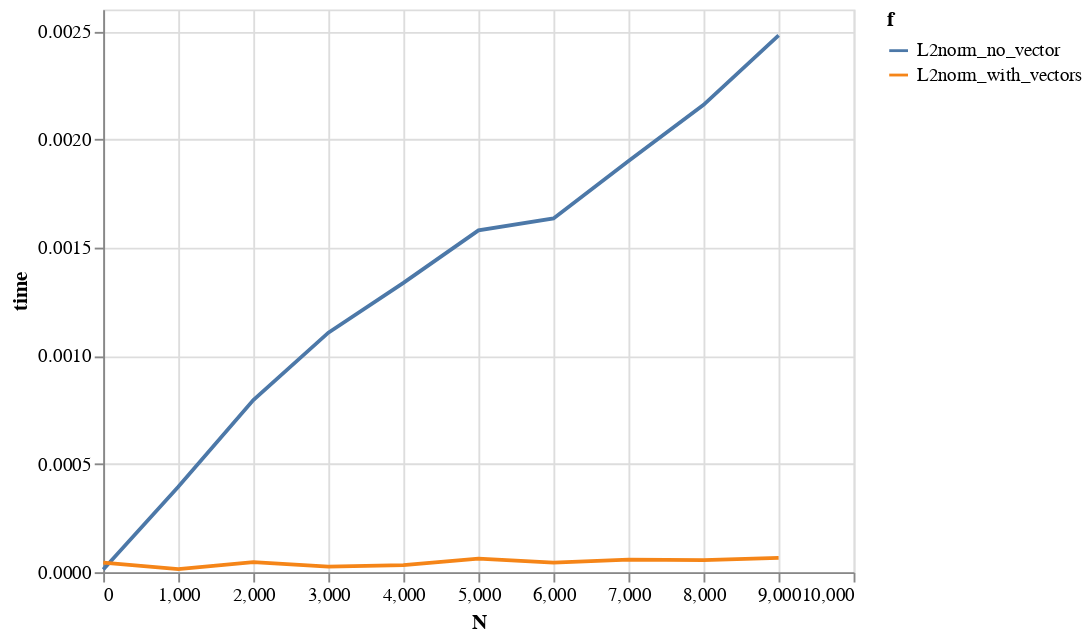

Here is the notebook cell this chart was saved with:
### Markdown cell above
Let's test how long it takes our code to run as the list grows.

### Code cell
from timeit import default_timer as timer

results = []

for n in range(1, 10000, 1000):
    runs = []
    for i in range(25): # take an average of 25 runs
        start = timer()
        L2norm_no_vector(np.random.rand(n))
        end = timer()
        runs.append(end - start)
    mean = np.mean(runs)
    results.append({"N": n, "f": 'L2norm_no_vector', "time": mean})
    
for n in range(1, 10000, 1000):
    runs = []
    for i in range(25): # take an average of 25 runs
        start = timer()
        L2norm_with_vectors(np.random.rand(n))
        end = timer()
        runs.append(end - start)
    mean = np.mean(runs)
    results.append({"N": n, "f": 'L2norm_with_vectors', "time": mean})

results = pd.DataFrame(results)

#x axis: N is the size of the vector (how big it is)
#y axis: How long it takes to find the norm of the vector
#We should expect the plot to show that the larger the vector,
#the more time it will take of the no_vector solution
#and it will take drastically less time for the vectorized solution
alt.Chart(results).mark_line().encode(
    x="N",
    y="time",
    color="f"
)

### Figure 1 — Vega-Lite specification as saved in the notebook (floating-point values rounded to 4 significant figures)
{"config": {"view": {"continuousWidth": 400, "continuousHeight": 300}}, "data": {"name": "data-e572853ee152f99245254984af833c76"}, "mark": "line", "encoding": {"color": {"type": "nominal", "field": "f"}, "x": {"type": "quantitative", "field": "N"}, "y": {"type": "quantitative", "field": "time"}}, "$schema": "https://vega.github.io/schema/vega-lite/v4.8.1.json", "datasets": {"data-e572853ee152f99245254984af833c76": [{"N": 1, "f": "L2norm_no_vector", "time": 1.273e-05}, {"N": 1001, "f": "L2norm_no_vector", "time": 0.0003944}, {"N": 2001, "f": "L2norm_no_vector", "time": 0.0007954}, {"N": 3001, "f": "L2norm_no_vector", "time": 0.001107}, {"N": 4001, "f": "L2norm_no_vector", "time": 0.001336}, {"N": 5001, "f": "L2norm_no_vector", "time": 0.001579}, {"N": 6001, "f": "L2norm_no_vector", "time": 0.001634}, {"N": 7001, "f": "L2norm_no_vector", "time": 0.001899}, {"N": 8001, "f": "L2norm_no_vector", "time": 0.002159}, {"N": 9001, "f": "L2norm_no_vector", "time": 0.00248}, {"N": 1, "f": "L2norm_with_vectors", "time": 4.37e-05}, {"N": 1001, "f": "L2norm_with_vectors", "time": 1.382e-05}, {"N": 2001, "f": "L2norm_with_vectors", "time": 4.625e-05}, {"N": 3001, "f": "L2norm_with_vectors", "time": 2.573e-05}, {"N": 4001, "f": "L2norm_with_vectors", "time": 3.239e-05}, {"N": 5001, "f": "L2norm_with_vectors", "time": 6.265e-05}, {"N": 6001, "f": "L2norm_with_vectors", "time": 4.409e-05}, {"N": 7001, "f": "L2norm_with_vectors", "time": 5.788e-05}, {"N": 8001, "f": "L2norm_with_vectors", "time": 5.585e-05}, {"N": 9001, "f": "L2norm_with_vectors", "time": 6.552e-05}]}}
